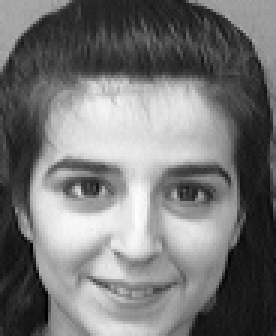
%> input picture tarea1/parte3/Caras/Database/10_2.png, 92 x 112 px (shown 3 times larger); its folder holds only this picture in this run
$ octave p3_p3.m   (GNU Octave 9; MATLAB toolbox functions it lacks are replaced by stand-ins)
%> lines starting %> are read from the running program, lines starting %| are printed output that depends on the picture
clear;
clc;
close all;
pkg load image;

function img_list = load_images_from_directory (filepath)
%> called with filepath = 'Caras/Database/*.png'
  img_list = [];
  files = glob(filepath);
  for i=1:numel(files)
    name = files{i};
    img_matrix = im2double(imread(name));
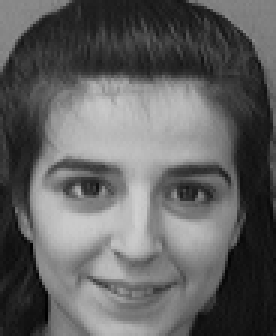
%> img_matrix: size 112x92 double (shown 3 times larger); min 0, max 0.816, mean 0.381
    img_columnvector=img_matrix(:);
    img_list = horzcat(img_list, img_columnvector);
  endfor
endfunction

function prom_face = calc_prom_face (img_list)
  [cols N] = size(img_list);
%> cols = 10304; N = 1
  prom_face = zeros(1,cols);
  for i=1:cols
    prom_face(i) = sum(img_list(i,:))/N;
  endfor
endfunction


function diff_matrix = calc_diff_matrix(img_list,prom_face )
  diff_matrix=[];
  img_list_T=img_list';
  [cols N] = size(img_list);
  for i=1:N
    diff_matrix = vertcat(diff_matrix, minus(img_list_T(i,:),prom_face ));
  endfor
  diff_matrix=diff_matrix';
endfunction

function [ Ur, X, r] = calc_Ur(diff_matrix)

  [U,S,V] =svd(diff_matrix);
%> V = 1
  r_diff= rank(diff_matrix);
%> r_diff = 0
##  size(U)
  Ur=U(:,1:r_diff);
%> Ur = []

  diff_matrix_T=diff_matrix';
  [cols N] = size(diff_matrix);
  X=[];
  for i=1:N
    X = vertcat(X, (Ur'*diff_matrix_T(i,:)')');
  endfor
  X=X';
%> X = []
  r=r_diff;
%> r = 0
endfunction

function [minval, idx] = compare_face(Ur, X, prom_face, new_face)
  [cols N] = size(X);
  W=Ur'*minus(new_face,prom_face');
  norm_W_X = [];
  for i=1:N
    norm_W_X = [norm_W_X; norm(W-X(:,i))'];
  endfor
  [minval, idx] = min(norm_W_X);
endfunction


img_list = load_images_from_directory('Caras/Database/*.png');
prom_face=calc_prom_face (img_list);
##imshow(reshape(prom_face,112,92));
imwrite(reshape(prom_face,112,92),"promface.png")
diff_matrix = calc_diff_matrix(img_list,prom_face);

tic
[ Ur, X, r] = calc_Ur(diff_matrix);
%> Ur = []; X = []; r = 0
toc


new_faces_filepaths= ["Caras/Comparar/daniel_4.png";"Caras/Comparar/tavo_16.png";"Caras/Comparar/joseph_1.png";];
n_faces= size(new_faces_filepaths)(1);


for i = 1:n_faces


new_face =im2double(imread(strcat (new_faces_filepaths(i,:))))(:);
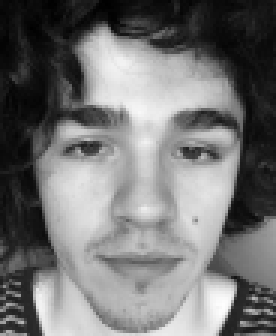
%> input picture tarea1/parte3/Caras/Comparar/daniel_4.png, 92 x 112 px (shown 3 times larger)

subplot(n_faces,2, i*2-1);
imshow(reshape(new_face,112,92))
title('Imagen de entrada');

[minval, idx] = compare_face(Ur, X, prom_face, new_face);
%> in compare_face, `W=Ur'*minus(new_face,prom_face');`: W = []
%> the loop in compare_face, `for i=1:N` made 1 pass
%> norm_W_X on pass 1: 0
%> in compare_face, `[minval, idx] = min(norm_W_X);`: minval = 0; idx = 1
%> minval = 0; idx = 1

new_title=strcat('Imagen en base de datos ', " E=", num2str(minval));
%> new_title = 'Imagen en base de datos E=0'

subplot(n_faces,2,i*2);
imshow(reshape(img_list(:,idx),112,92))
title(new_title);


endfor
